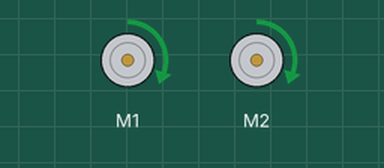
Simulated run of this sketch. Board: Arduino Uno, built with avr-gcc and run on an emulated ATmega328P. Shown: 2 × DC motor (green arrow = forward, orange = backward, longer = faster).

Above: at 0.1 s.
Timing chart, 0 to 1.6 s (numbered marks = the images above):
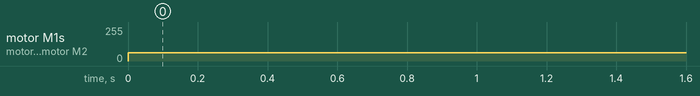

The sketch:

Motordrivertest.ino
```cpp
#include <DualVNH5019MotorShield.h>

DualVNH5019MotorShield driver;

void setup() {
  driver.init();
}

void loop() {
  driver.setM1Speed(100);
  driver.setM2Speed(100);
}
```

Measured:
- by itself, motor M1, motor M2: stopped → forward 63/255 at 0.00 s
